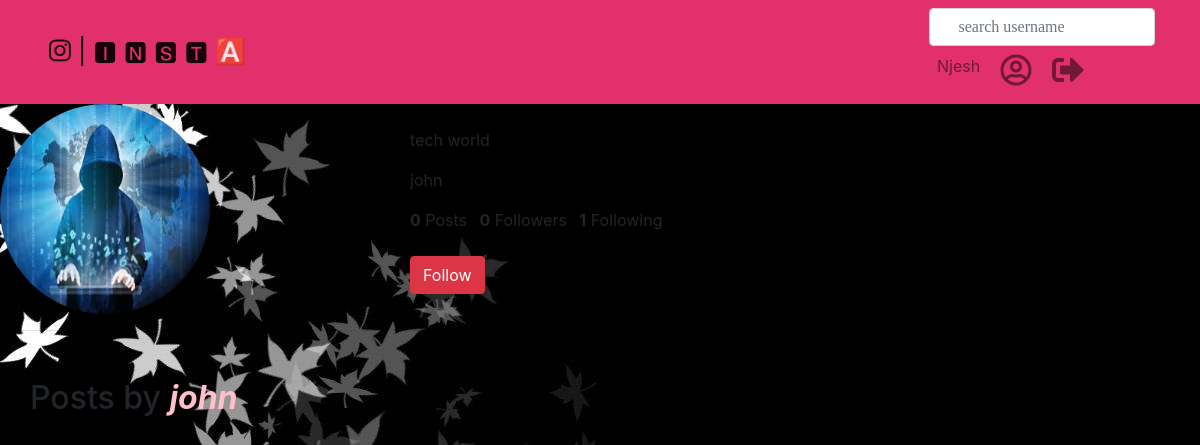
The page /all/4 (signed in) on the database its author committed.
### photoapp/models.py (models this page shows, shortened)
class Profile(models.Model):
    user = models.OneToOneField(User, on_delete=models.CASCADE,null=True)
    profile_photo= models.ImageField(upload_to='profiles/',null=True)
    bio= models.CharField(max_length=240, null=True)

class Follow(models.Model):
    users=models.ManyToManyField(User,related_name='follow')
    current_user=models.ForeignKey(User,related_name='c_user',null=True)
    @classmethod
    def follow(cls,current_user,new):
        friends,created=cls.objects.get_or_create(current_user=current_user)
        friends.users.add(new)

### photoapp/views.py (the view)
# urls.py: url(r'^all/(?P<pk>\d+)', views.all, name='all'),
@login_required(login_url='/accounts/login/')
def all(request, pk):
    profile = Profile.objects.get(pk=pk)
    images = Image.objects.all().filter(posted_by_id=pk)
    content = {
        "profile": profile,
        'images': images,
    }
    return render(request, 'all.html', content)

### photoapp/templates/all.html (shortened to what this page needs)
{%extends 'base.html'%}
{% block content %}
{% load bootstrap4 %}
<div class="row">
  <div class="col-md-12">
    <div class="row">
      <div class="col-md-4">
        <img src="{{profile.profile_photo.url}}" alt="profile-photo" class="img-fluid-circle" style="border-radius: 55%;height:210px;width: 210px;">
      </div>
      <div class="col-md-5 text-left">
        <br>
        <p class="font">{{profile.bio}}</p>
        <p class="font">{{profile.user}}</p>
        <ul class="list-inline">
          <li class="list-inline-item">
            <span class="font-weight-bold">{{images|length}}</span> Posts
          </li>
          <li class="list-inline-item">
            <span class="font-weight-bold">{{profile.user.follow.all | length}}</span> Followers
          </li>
          <li class="list-inline-item">
            <span class="font-weight-bold">{{profile.user.c_user.all | length}}</span> Following
          </li><br><br>
          <li class="list-inline-item">
            <a href="#" class="btn btn-danger">Follow</a>
          </li>
        </ul>
      </div>
    </div>
  </div>
</div>
<hr>
<div class="container mt-5">
  <div class="row">
    <h2><p>Posts by <strong><em style="color:pink">{{profile.user}}</em></strong></p></h2>
  </div>
  </div>
{% endblock %}

### photoapp/templates/navbar.html (shortened to what this page needs)
<!DOCTYPE html>
<html lang="en">
<head>
</head>
<body>
  <nav class="navbar navbar-expand-lg navbar-light sticky-top" style="background-color: #E1306C;" style="font-size: 25px">
    <div class="container">
      <a class="navbar-brand ml-1" href="{% url 'home' %}" style="font-size: 25px"><i class="fab fa-instagram "></i> | 🅸 🅽 🆂 🆃 🅰 </a>
      <div id="search">
      <div class="collapse navbar-collapse" id="navbarSupportedContent">
        <form class="form-inline mx-auto" role="search" action="{% url 'search_results' %}" method="get">
          <div class="form-group">
            <input type="text" class="form-control" role="search" placeholder="&#xf002; search username" aria-label="Search" name="username">
          </div>
        </form>
      </div>
        <ul class="navbar-nav">
          <li class="nav-item">
            <a class="nav-link" href="#" title="User">{{user}}</a>
          <li class="nav-item mx-1">
            <a class="nav-link" href="/profile/{{user.id}}" title="profile"><i class="far fa-user-circle fa-2x"></i></i></a>
          </li>
          <li class="nav-item">
            <a class="nav-link" href="/logout" title="Logout"><i class="fas fa-sign-out-alt fa-2x"></i></i></a>
          </li>
        </ul>
      </div>
    </div>
  </nav>
</body>
</html>

### photoapp/static/css/baseimages.css (style rules this page uses)
.form-control { font-family: "FontAwesome" }
body { background-image: url('/static/img/black.jpg'); z-index: 0; background-color: black; background-blend-mode: lighten; }

### rows shown on the page
Profile: profile_photo (picture), bio "tech world", user "john", user.follow.all|length "0", user.c_user.all|length "1"

### other values the page prints
{{ user }} "Njesh"
{{ images|length }} "0"
